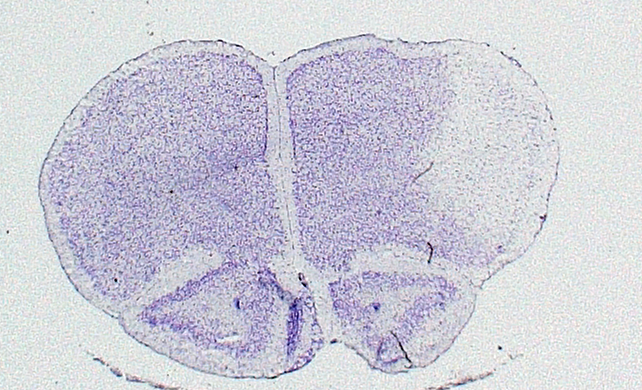
#> input picture data/bad sections/1.png, 642 x 390 px, found by its file name
$ python exp_seg.py   (older library calls are emulated)
#> lines starting #> are read from the running program, lines starting #| are printed output that depends on the picture; after the words box and inside, x2 and y2 are one past the last pixel; in counts of white or black regions, pixels touching at a corner belong together
# [28 lines of commented-out code are left out]


import numpy as np
import matplotlib.pyplot as plt
from skimage import io, color, filters, morphology
from skimage import io
# Load image
img = io.imread('data/bad sections/1.png')
#> img is the input picture: shape (390, 642, 3); mean R, G, B 205.7, 205.6, 217

# Convert image to grayscale
gray = color.rgb2gray(img)
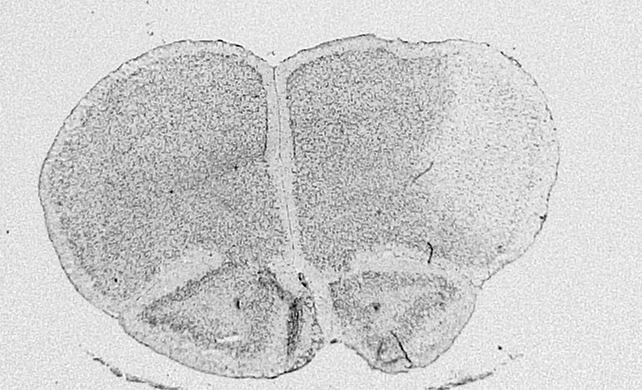
#> gray: shape (390, 642) float64; min 0, max 1, mean 0.809

# Apply median filter to remove noise
median = filters.median(gray)

# Thresholding to create a binary image
binary = median < 0.5
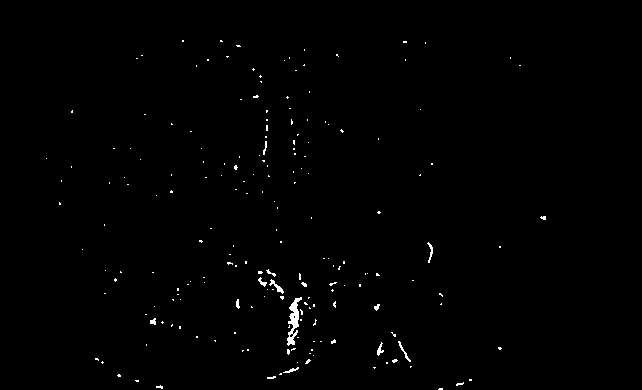
#> binary: shape (390, 642) bool; 0.63% white in thin lines or dots, all inside (x1, y1, x2, y2) = (46, 40, 546, 390)

# Morphological opening to remove small objects and smooth edges
opened = morphology.opening(binary, selem=morphology.disk(5))
#> opened: shape (390, 642) bool; every value is 0

# Use binary image as a mask to extract background pixels
background = np.zeros_like(img)
background[opened] = img[opened]
#> background: shape (390, 642, 3); every value is 0

# Show the original image and the background
fig, ax = plt.subplots(1, 2, figsize=(10, 5), sharex=True, sharey=True)

ax[0].imshow(img)
ax[1].imshow(background)

plt.show()
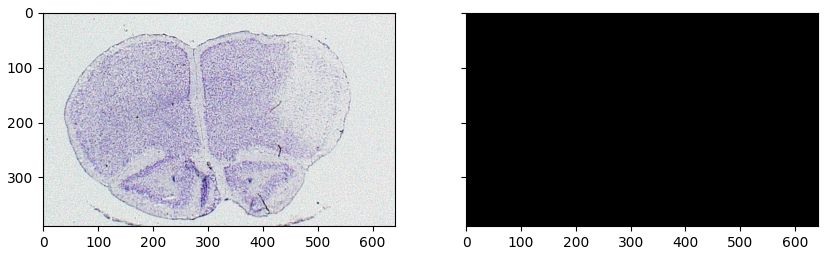
#> figure drawn by matplotlib, 2 panels

$ run again, with data/bad sections/2.png copied over data/bad sections/1.png
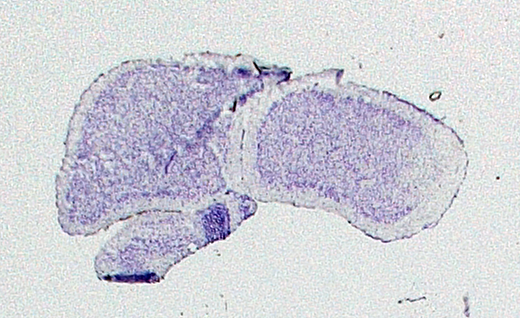
#> input picture data/bad sections/2.png, 520 x 318 px, found by its file name
#> img is the input picture: shape (318, 520, 3); mean R, G, B 207.6, 208, 216.7
#> `binary = median < 0.5`:
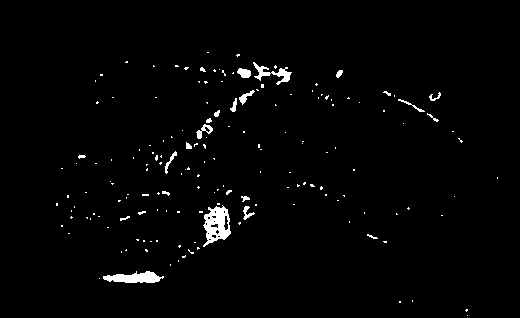
#> binary: shape (318, 520) bool; 1.8% white; 167 white regions (145 under 20 px), largest, box (x1, y1, x2, y2) and area: (203, 205, 231, 247) 680, (103, 271, 164, 283) 469, (253, 62, 292, 85) 284
#> opened: shape (318, 520) bool; 0.08% white; 1 white region, box (x1, y1, x2, y2) and area: (141, 271, 157, 283) 140
#> `plt.show()`:
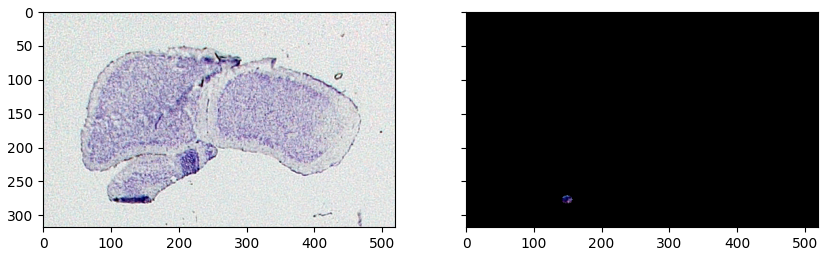
#> figure drawn by matplotlib, 2 panels
